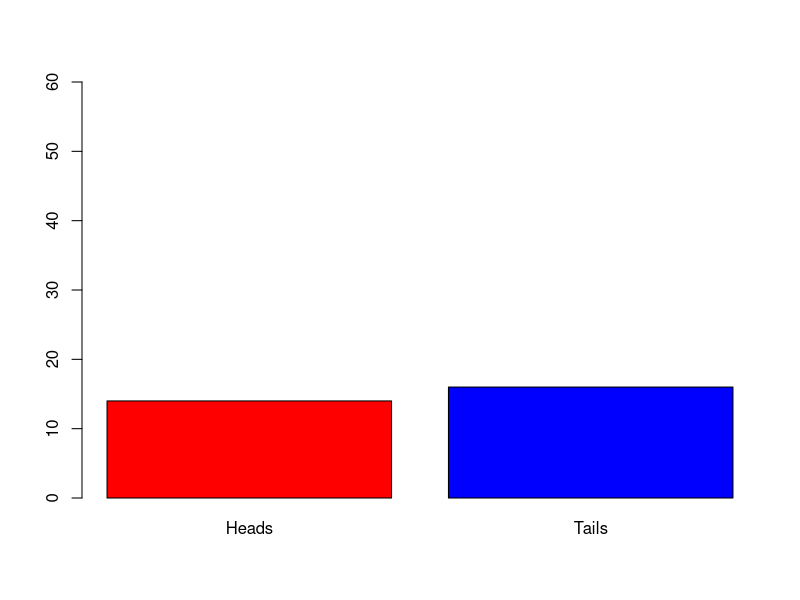

Here is the R script that generated this plot: (Note: this script raises an error after producing the figure.)
# coin is flip 100 times
fc=replicate(30,(sample(c("Tails","Heads"),1)))


#shows the sample space
fc
T = 0
H = 0

#fuction couts the nummber of heads and tails
for (i in 1:length(fc)){
  if(fc[i]=="Tails"){T=T+1}
  else if(fc[i]=="Heads"){H=H+1}
}

#show number of heads
H
#show number of tails
T

#graph the number of head and tails
fcGraph=c(H,T)
names(fcGraph)=c("Heads","Tails")
barplot(fcGraph, ylim=c(0,60), col=c("Red","Blue"))

#Prob. of number of heads
Ph = H/30
Ph
#Prob. of number of Tails
Pt = T/30
Pt

#Displays the prob. of head and tails

RV_1c[,1] = Ph
Rv_1c[,2] = Pt
Rv_1c<- matrix(c(0,1,Ph,Pt),ncol=2, nrow=2, byrow=TRUE)
colnames(Rv_1c)<-c("H","T")
rownames(Rv_1c)<-c("RV_x","Prob.")
Rv_1c<-as.table(Rv_1c)
Rv_1c 

#Another way to display the rv without matrix
RV_x=c(0,1)
Prob=c(Ph,Pt)
names = c("Heads","Tails")
data.frame(names,RV_x,Prob)